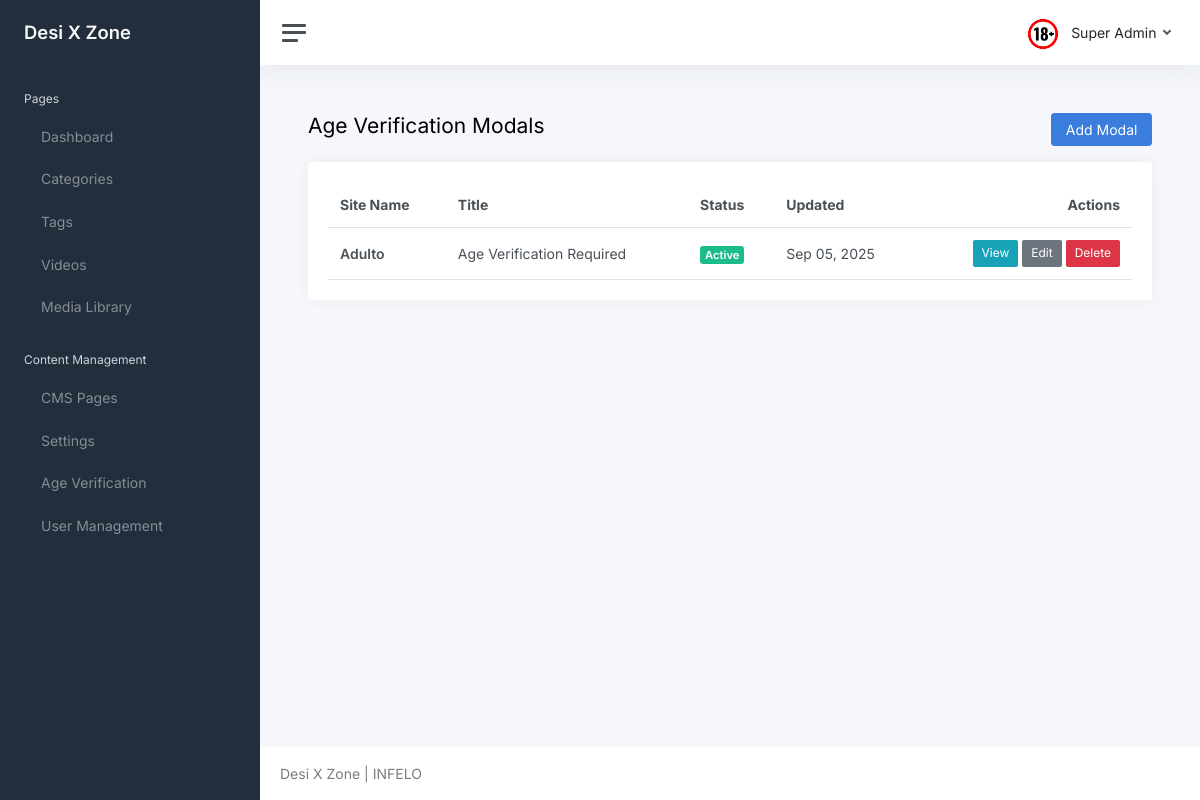
/core/age-verification/ (signed in), run on the app's committed database.
### core/models.py (models this page shows, shortened)
class Settings(models.Model):
	key = models.CharField(max_length=100, unique=True, help_text="Setting key (e.g., 'site_title', 'contact_email')")
	value = models.TextField(help_text="Setting value")
	description = models.TextField(blank=True, help_text="Description of what this setting does")
	created_at = models.DateTimeField(auto_now_add=True)
	updated_at = models.DateTimeField(auto_now=True)
	class Meta:
		ordering = ['key']
		verbose_name = "Setting"
		verbose_name_plural = "Settings"
	@classmethod
	def get_setting(cls, key, default=None):
		try:
			return cls.objects.get(key=key).value
		except cls.DoesNotExist:
			return default

class User(AbstractUser):
	username = None
	first_name = None
	last_name = None
	name = models.CharField(max_length=150, blank=True)
	email = models.EmailField(unique=True)
	is_freeze = models.BooleanField(default=False)
	is_email_verified = models.BooleanField(default=False)
	email_verification_token = models.CharField(max_length=100, blank=True, null=True)
	email_verification_created = models.DateTimeField(blank=True, null=True)
	is_staff = models.BooleanField(default=False, help_text="Designates whether the user can log into the admin site. Only activated users can access admin.")
	USERNAME_FIELD = 'email'
	REQUIRED_FIELDS = []

class AgeVerification(models.Model):
	site_name = models.CharField(max_length=100, help_text="Name of the site (e.g., Adulto, xHamster)")
	title = models.CharField(max_length=200, help_text="Modal title")
	content = models.TextField(help_text="Modal content (HTML allowed)")
	confirm_text = models.CharField(max_length=100, default="I am 18 or older", help_text="Text for confirm button")
	deny_text = models.CharField(max_length=100, default="I am under 18", help_text="Text for deny button")
	deny_redirect_url = models.URLField(default="https://www.google.com", help_text="URL to redirect to when user denies age")
	is_active = models.BooleanField(default=True, help_text="Show this modal on the site")
	created_at = models.DateTimeField(auto_now_add=True)
	updated_at = models.DateTimeField(auto_now=True)
	class Meta:
		verbose_name = "Age Verification"
		verbose_name_plural = "Age Verification"
	@classmethod
	def get_active(cls):
		try:
			return cls.objects.filter(is_active=True).first()
		except:
			return None

### core/views.py (the view)
# urls.py: path('age-verification/', views.age_verification_list, name='age_verification_list'),
@login_required(login_url='login')
def age_verification_list(request):
	age_verifications = AgeVerification.objects.all()
	context = {
		'age_verifications': age_verifications,
	}
	return render(request, 'core/age_verification_list.html', context)

### adulto/context_processors.py (called while the page is built)
def site_branding(request):
	return {
		"site_brand": getattr(settings, "SITE_BRAND", "Desi X Zone"),
		"site_logo_url": getattr(settings, "SITE_LOGO_URL", "/static/logo.png"),
	}

### templates/core/age_verification_list.html
{% extends 'core/layout/base.html' %}
{% block content %}
<div class="container-fluid p-0">
    <div class="d-flex justify-content-between align-items-center mb-3">
        <h1 class="h3 d-inline align-middle">Age Verification Modals</h1>
        <a class="btn btn-primary" href="{% url 'age_verification_create' %}">Add Modal</a>
    </div>
    <div class="card">
        <div class="card-body">
            <table class="table table-hover my-0">
                <thead>
                    <tr>
                        <th>Site Name</th>
                        <th>Title</th>
                        <th>Status</th>
                        <th>Updated</th>
                        <th class="text-end">Actions</th>
                    </tr>
                </thead>
                <tbody>
                    {% for modal in age_verifications %}
                    <tr>
                        <td>
                            <strong>{{ modal.site_name }}</strong>
                        </td>
                        <td>{{ modal.title }}</td>
                        <td>
                            {% if modal.is_active %}
                                <span class="badge bg-success">Active</span>
                            {% else %}
                                <span class="badge bg-secondary">Inactive</span>
                            {% endif %}
                        </td>
                        <td>{{ modal.updated_at|date:"M d, Y" }}</td>
                        <td class="text-end">
                            <a class="btn btn-sm btn-info" href="{% url 'age_verification_detail' modal.id %}">View</a>
                            <a class="btn btn-sm btn-secondary" href="{% url 'age_verification_update' modal.id %}">Edit</a>
                            <a class="btn btn-sm btn-danger" href="{% url 'age_verification_delete' modal.id %}">Delete</a>
                        </td>
                    </tr>
                    {% empty %}
                    <tr>
                        <td colspan="5" class="text-center text-muted">No age verification modals found</td>
                    </tr>
                    {% endfor %}
                </tbody>
            </table>
        </div>
    </div>
</div>
{% endblock %}

### templates/core/layout/base.html (shortened to what this page needs)
<!DOCTYPE html>
<html lang="en">
<head>
    <link href="/static/core/css/app.css" rel="stylesheet">
</head>
<body>
    <div class="wrapper">
        {% include 'core/layout/sidebar.html' %}
        <div class="main">
            {% include 'core/layout/header.html' %}
            <main class="content">
                {% block content %}{% endblock %}
            </main>
            <footer class="footer">
                <div class="container-fluid">
                    <div class="row text-muted">
                        <div class="col-6 text-start">
                            <p class="mb-0">
                                {{ site_brand }} | INFELO
                            </p>
                        </div>
                    </div>
                </div>
            </footer>
        </div>
    </div>
</body>
</html>

### templates/core/layout/sidebar.html (shortened to what this page needs)
<nav id="sidebar" class="sidebar js-sidebar">
    <div class="sidebar-content js-simplebar">
        <a class="sidebar-brand" href="index.html">
            <span class="align-middle">{{ site_brand }}</span>
        </a>
        <ul class="sidebar-nav">
            <li class="sidebar-header">
                Pages
            </li>
            <li class="sidebar-item">
                <a class="sidebar-link" href="{% url 'dashboard' %}">
                     <span
                        class="align-middle">Dashboard</span>
                </a>
            </li>
            <li class="sidebar-item">
                <a class="sidebar-link" href="{% url 'category_list' %}">
                     <span
                        class="align-middle">Categories</span>
                </a>
            </li>
            <li class="sidebar-item">
                <a class="sidebar-link" href="{% url 'tag_list' %}">
                     <span
                        class="align-middle">Tags</span>
                </a>
            </li>
            <li class="sidebar-item">
                <a class="sidebar-link" href="{% url 'video_list' %}">
                     <span
                        class="align-middle">Videos</span>
                </a>
            </li>
            <li class="sidebar-item">
                <a class="sidebar-link" href="{% url 'media_library' %}">
                     <span
                        class="align-middle">Media Library</span>
                </a>
            </li>
            <li class="sidebar-header">
                Content Management
            </li>
            <li class="sidebar-item">
                <a class="sidebar-link" href="{% url 'cms_list' %}">
                     <span
                        class="align-middle">CMS Pages</span>
                </a>
            </li>
            <li class="sidebar-item">
                <a class="sidebar-link" href="{% url 'settings_list' %}">
                     <span
                        class="align-middle">Settings</span>
                </a>
            </li>
            <li class="sidebar-item">
                <a class="sidebar-link" href="{% url 'age_verification_list' %}">
                     <span
                        class="align-middle">Age Verification</span>
                </a>
            </li>
            <li class="sidebar-item">
                <a class="sidebar-link" href="{% url 'user_list' %}">
                     <span
                        class="align-middle">User Management</span>
                </a>
            </li>
        </ul>
    </div>
</nav>

### templates/core/layout/header.html (shortened to what this page needs)
<nav class="navbar navbar-expand navbar-light navbar-bg">
    <a class="sidebar-toggle js-sidebar-toggle">
        <i class="hamburger align-self-center"></i>
    </a>
    <div class="navbar-collapse collapse">
        <ul class="navbar-nav navbar-align">
            <li class="nav-item dropdown">
                <a class="nav-link dropdown-toggle d-none d-sm-inline-block" href="#"
                    data-bs-toggle="dropdown">
                    <img src="/static/core/logo.png" class="avatar img-fluid rounded me-1"
                        alt="" /> <span class="text-dark">{{ request.user.name }}</span>
                </a>
            </li>
        </ul>
    </div>
</nav>

### data on the page
Settings: value "Desi X Zone"
User: user.name "Super Admin"
AgeVerification: site_name "Adulto", title "Age Verification Required", is_active "Active", updated_at "Sep 05, 2025"
